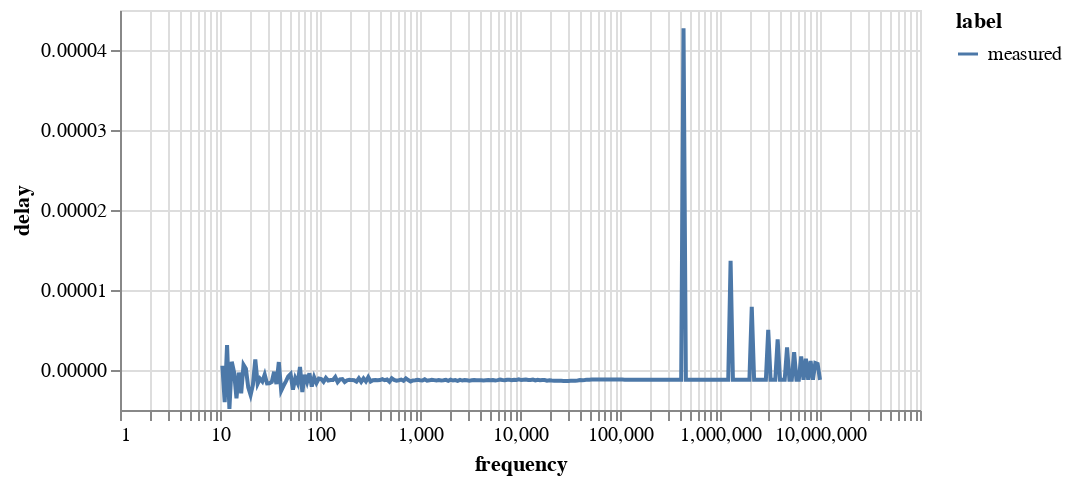

The notebook cell saved with this chart:
### Code cell
delaychart = alt.Chart(data).mark_line().encode(
    x=alt.X('frequency:Q').scale(type="log"),
    y=alt.Y('delay:Q'),
    color='label:N',
).properties(
    width=400,
    height=200
)
delaychart

### Figure 1 — Vega-Lite specification as saved in the notebook (floating-point values rounded to 4 significant figures; data arrays with more than 128 entries replaced by an {"elided": "..."} marker saying what was removed)
{"config": {"view": {"continuousWidth": 300, "continuousHeight": 300}}, "data": {"name": "data-d88d4b97c0206da7238bd4d14af4af7e"}, "mark": {"type": "line"}, "encoding": {"color": {"field": "label", "type": "nominal"}, "x": {"field": "frequency", "scale": {"type": "log"}, "type": "quantitative"}, "y": {"field": "delay", "type": "quantitative"}}, "height": 200, "width": 400, "$schema": "https://vega.github.io/schema/vega-lite/v5.16.3.json", "datasets": {"data-d88d4b97c0206da7238bd4d14af4af7e": {"elided": "256 records"}}}
